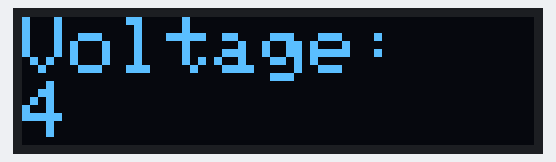
Simulated run of this sketch. Board: Arduino Uno, built with avr-gcc and run on an emulated ATmega328P. Shown: 128×32 one-colour display. What the sketch prints to the serial monitor is not drawn.

Above: at 0.1 s.
At 2.1 s:
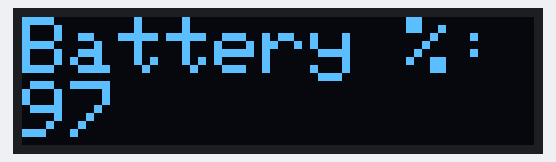
At 4.1 s:
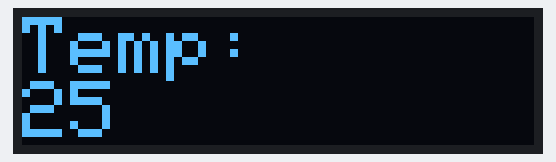
At 6.2 s:
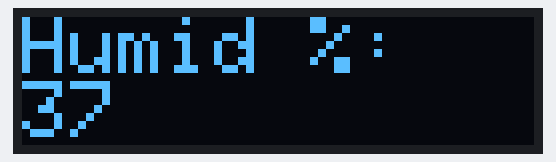

The sketch:

OLED.func.sketch.ino
```cpp
#include <SPI.h>
#include <Wire.h>
#include <Adafruit_GFX.h>
#include <Adafruit_SSD1306.h>

void OLED(int volt, int batP, int temp, int hum){
  Adafruit_SSD1306 display = Adafruit_SSD1306(128, 32, &Wire);
  Serial.println("Starting OLED");
  // SSD1306_SWITCHCAPVCC = generate display voltage from 3.3V internally
  display.begin(SSD1306_SWITCHCAPVCC, 0x3C); // Address 0x3C for 128x32

  Serial.println("OLED begun");

  // Show image buffer on the display hardware.
  // Since the buffer is intialized with an Adafruit splashscreen
  // internally, this will display the splashscreen.
  //display.display();
  //delay(1000);

  // Clear the buffer.
  display.clearDisplay();
  display.display();

  Serial.println("IO test");

  // text display voltage
  display.setTextSize(2);
  display.setTextColor(SSD1306_WHITE);
  display.setCursor(0,0);
  display.println("Voltage: ");
  display.print(volt);
  display.display(); // actually display all of the above
  delay(2000);
  display.clearDisplay();

  // text display %

  display.setTextColor(SSD1306_WHITE);
  display.setCursor(0,0);
  display.println("Battery %:");
  display.print(batP);
  display.display(); // actually display all of the above
  delay(2000);
  display.clearDisplay();

  // text display temp

  display.setTextColor(SSD1306_WHITE);
  display.setCursor(0,0);
  display.println("Temp: ");
  display.print(temp);
  display.display(); // actually display all of the above
  delay(2000);
  display.clearDisplay();

  // text display humidity

  display.setTextColor(SSD1306_WHITE);
  display.setCursor(0,0);
  display.println("Humid %: ");
  display.print(hum);
  display.display(); // actually display all of the above
  delay(2000);
  display.clearDisplay();
  display.display();
  }

void setup() {
  Serial.begin(115200);


}

void loop() {
  OLED(4, 97, 25, 37);
}
```

Measured:
- by itself, everything shown: repeats every 8.1 s, in 5 steps
- what the display in image 0 shows lasts 2.0 s, from 0.1 s to 2.1 s
